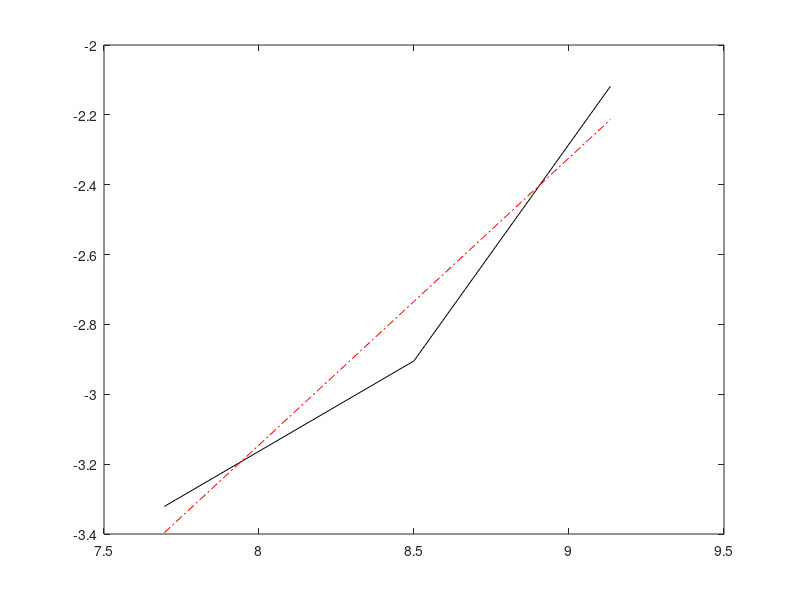

Write MATLAB code to recreate this figure.
N=[2197,4913,9261];
tS=[0.036117,0.054768,0.120236];
%plot(log(N), log(tS), '*')
%hold on
figure
xlabel('Log(N)')
ylabel('Log(tS)')
p=polyfit(log(N),log(tS),1);
s=polyval(p,log(N));
plot(log(N),log(tS),'k',log(N),s,'r-.');
%